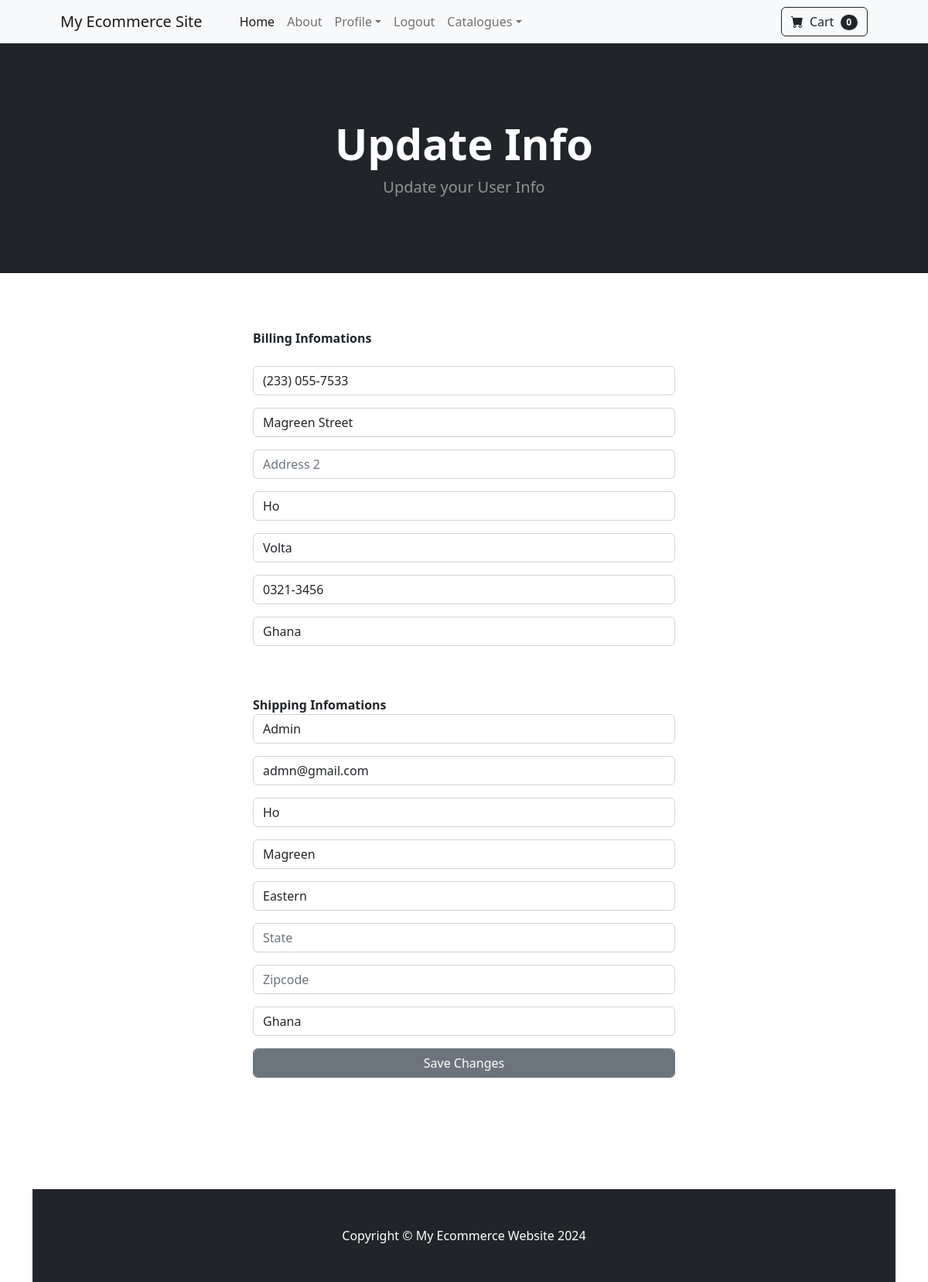
/update_info/ (signed in), run on the app's committed database.
### store/models.py (models this page shows, shortened)
class Profile(models.Model):
    user = models.OneToOneField(User, on_delete=models.CASCADE)
    date_modified = models.DateTimeField(User, auto_now=True)
    phone = models.CharField(max_length = 20, blank=True)
    address1 = models.CharField(max_length =200, blank=True)
    address2 = models.CharField(max_length =200, blank=True)
    city = models.CharField(max_length =200, blank=True)
    state = models.CharField(max_length =200, blank=True)
    zipcode = models.CharField(max_length =200, blank=True)
    country = models.CharField(max_length =200, blank=True)
    old_cart = models.CharField(max_length =200, blank=True, null=True)

### payment/models.py (models this page shows, shortened)
class ShippingAddress(models.Model):
    user = models.ForeignKey(User, on_delete = models.CASCADE, null =True, blank=True)
    shipping_fullname = models.CharField(max_length=255)
    shipping_email = models.EmailField()
    shipping_address1 = models.CharField(max_length=255)
    shipping_address2 = models.CharField(max_length=255)
    shipping_city = models.CharField(max_length=255)
    shipping_state = models.CharField(max_length=255,null=True, blank=True)
    shipping_zipcode = models.CharField(max_length=255, null=True, blank=True)
    shipping_country = models.CharField(max_length=255)
    class Meta:
        verbose_name_plural = "Shipping Address"

### store/views.py (the view)
# urls.py: path('update_info/' ,views.update_info, name="update_info"),
def update_info(request):
    if request.user.is_authenticated:
        current_user = Profile.objects.get(user__id =request.user.id)
        shipping_user, created = ShippingAddress.objects.get_or_create(user=request.user)
        form = UserInfoForm(request.POST or None, instance=current_user)
        shipping_form = ShippingForm(request.POST or None, instance = shipping_user)
        if form.is_valid() or shipping_form.is_valid():
            form.save()
            shipping_form.save()
            messages.success(request, "You Info has been Updated!!")
            return redirect('home')
        return render(request, "update_info.html", {'form':form, 'shipping_form':shipping_form})
    messages.error(request, "You must be logged in to access the page")
    return redirect('home')

### store/forms.py
class UserInfoForm(forms.ModelForm):
    phone = forms.CharField(label="", widget=forms.TextInput(attrs={'class': 'form-control', 'placeholder': 'Phone'}), required=False)
    address1 = forms.CharField(label="", widget=forms.TextInput(attrs={'class': 'form-control', 'placeholder': 'Address 1'}), required=False)
    address2 = forms.CharField(label="", widget=forms.TextInput(attrs={'class': 'form-control', 'placeholder': 'Address 2'}), required=False)
    city = forms.CharField(label="", widget=forms.TextInput(attrs={'class': 'form-control', 'placeholder': 'City'}), required=False)
    state = forms.CharField(label="", widget=forms.TextInput(attrs={'class': 'form-control', 'placeholder': 'State'}), required=False)
    zipcode = forms.CharField(label="", widget=forms.TextInput(attrs={'class': 'form-control', 'placeholder': 'Zipcode'}), required=False)
    country = forms.CharField(label="", widget=forms.TextInput(attrs={'class': 'form-control', 'placeholder': 'Country'}), required=False)
    class Meta:
        model = Profile
        fields = ('phone', 'address1', 'address2', 'city', 'state', 'zipcode', 'country')

### cart/cart.py (called while the page is built)
    def __len__(self):
        return len(self.cart)

### cart/context_processors.py (called while the page is built)
def cart(request):
    return {'cart': Cart(request)}

### store/templates/update_info.html (shortened to what this page needs)
{% extends 'base.html' %}
{% block content%}
<header class="bg-dark py-5">
    <div class="container px-4 px-lg-5 my-5">
        <div class="text-center text-white">
            <h1 class="display-4 fw-bolder">Update Info</h1>
            <p class="lead fw-normal text-white-50 mb-0">Update your User Info</p>
        </div>
    </div>
</header>
<div class="container">
    <div class="row">
            <div class="col-md-6 offset-md-3">
                <br> <br> <br>
                <strong>Billing Infomations</strong>
                <br> <br>
                <form method="post" action="{% url 'update_info' %}">
                    {{form.as_p}}
                    <br> <br>
                    <strong>Shipping Infomations</strong>
                    {{ shipping_form.as_p }}
                    <button type="submit" class="btn btn-secondary form-control">Save Changes</button>
                  </form>
                  <br> <br> <br> <br> <br> <br>
    </div>
</div>
{% endblock %}

### data on the page
Profile: phone "(233) 055-7533", address1 "Magreen Street", city "Ho", state "Volta", zipcode "0321-3456", country "Ghana"
ShippingAddress: shipping_fullname "Admin", shipping_email "admn@gmail.com", shipping_address1 "Ho", shipping_address2 "Magreen", shipping_city "Eastern", shipping_country "Ghana"

### other printed values
{{ cart|length }} "0"
